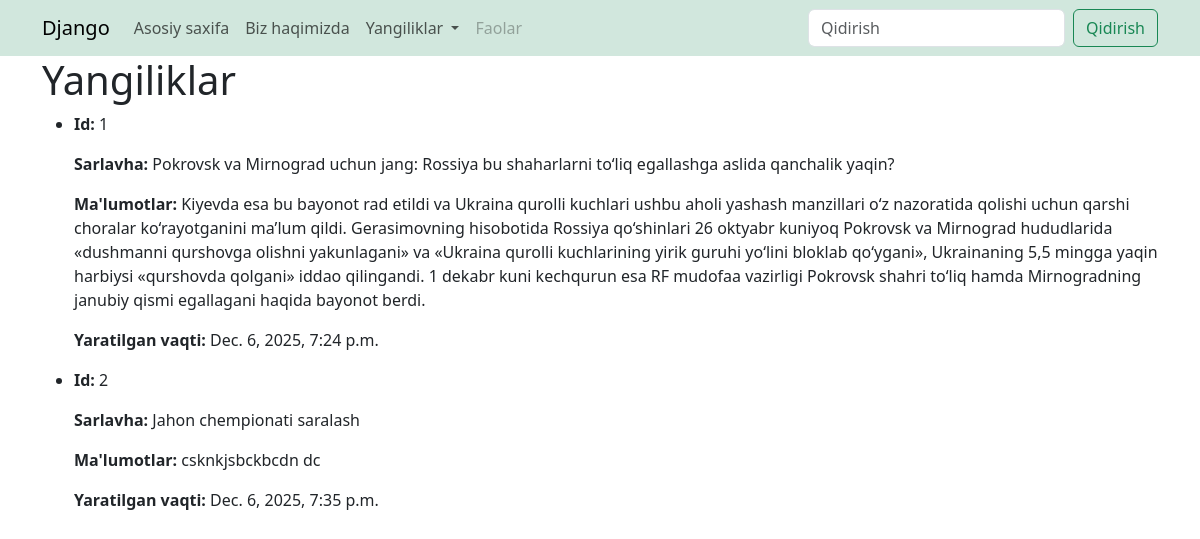
Before: / with the older database file.
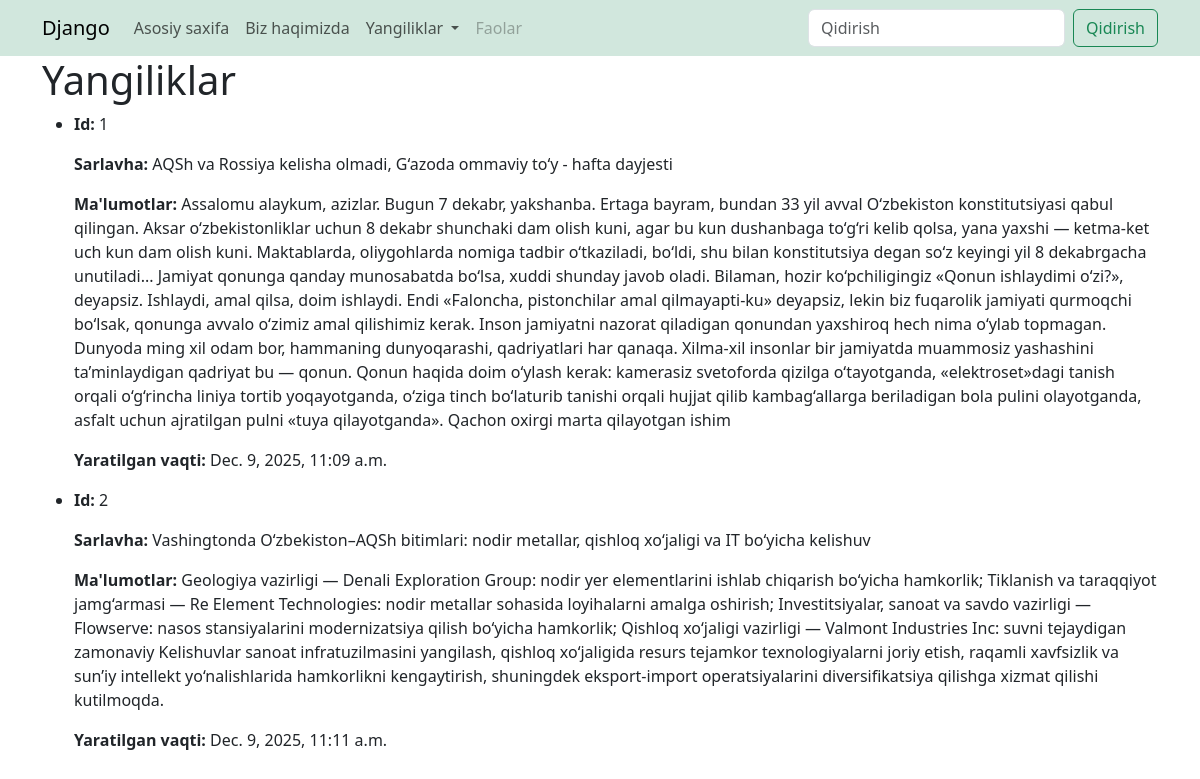
After: the same page with the newer database file.
### news/models.py (models this page shows, shortened)
class News(models.Model):
    title=models.CharField(max_length=150,verbose_name="Sarlavha")
    description=models.TextField(verbose_name="Malumotlar")
    created_at=models.DateTimeField(verbose_name="Yaratilgan vaqt",auto_now_add=True)
    updated_at=models.DateTimeField(auto_now=True,verbose_name="Yangilangan vaqt")
    photo=models.ImageField(upload_to='photos/',blank=True,null=True,verbose_name='Rasmlar')
    is_published=models.BooleanField(default=True,verbose_name="Nashr etilganlik")
    category=models.ForeignKey(Category,on_delete=models.CASCADE,verbose_name='Kategoria')
    class Meta:
        verbose_name="Yangilik"
        verbose_name_plural='Yangiliklar'

### news/views.py (the view)
# urls.py: path('',index,name='index')
def index(request):
    news=News.objects.all()
    context={
        'news':news
    }
    return render(request,'news/index.html',context=context)

### news/templates/news/index.html (shortened to what this page needs)
<!DOCTYPE html>
<html>
    <head>
        <link rel="stylesheet" href="">
        <link href="https://cdn.jsdelivr.net/npm/bootstrap@5.3.8/dist/css/bootstrap.min.css" rel="stylesheet">
    </head>
    <body>
        <nav class="navbar navbar-expand-lg bg-success-subtle">
            <div class="container">
              <a class="navbar-brand" href="{% url 'index' %}">Django</a>
              <div class="collapse navbar-collapse" id="navbarSupportedContent">
                <ul class="navbar-nav me-auto mb-2 mb-lg-0">
                  <li class="nav-item">
                    <a class="nav-link" aria-current="page" href="{% url 'index' %}">Asosiy saxifa</a>
                  </li>
                  <li class="nav-item">
                    <a class="nav-link" href="#">Biz haqimizda</a>
                  </li>
                  <li class="nav-item dropdown">
                    <a class="nav-link dropdown-toggle" href="#" role="button" data-bs-toggle="dropdown" aria-expanded="false">
                      Yangiliklar
                    </a>
                  </li>
                  <li class="nav-item">
                    <a class="nav-link disabled" aria-disabled="true">Faolar</a>
                  </li>
                </ul>
                <form class="d-flex" role="search">
                  <input class="form-control me-2" type="search" placeholder="Qidirish" aria-label="Search"/>
                  <button class="btn btn-outline-success" type="submit">Qidirish</button>
                </form>
              </div>
            </div>
          </nav>
        <main class='container'>
        <h1>Yangiliklar</h1>
        <ul>
            {% for n in news%}
            <li>
                <p><b>Id: </b>{{n.id}}</p>
                <p><b>Sarlavha: </b>{{n.title}}</p>
                <p><b>Ma'lumotlar: </b>{{n.description}}</p>
                <p><b>Yaratilgan vaqti: </b>{{n.created_at}}</p>
            </li>
            {% endfor %}
        </ul>
    </main>
    </body>
</html>

Changed rows visible on the page:
changed News id 1: title "Pokrovsk va Mirnograd uchun jang: Rossiya bu shaharlarni to‘liq egallashga aslida qanchalik yaqin?" → "AQSh va Rossiya kelisha olmadi, G‘azoda ommaviy to‘y - hafta dayjesti"; description "Kiyevda esa bu bayonot rad etildi va Ukraina qurolli kuchlari ushbu aholi yashash manzillari o‘z nazoratida qolishi uchun qarshi choralar ko‘rayotganini ma’lum qildi. Gerasimovning hisobotida Rossiya qo‘shinlari 26 oktyabr kuniyoq Pokrovsk va Mirnograd hududlarida «dushmanni qurshovga olishni yakunlagani» va «Ukraina qurolli kuchlarining yirik guruhi yo‘lini bloklab qo‘ygani», Ukrainaning 5,5 mingga yaqin harbiysi «qurshovda qolgani» iddao qilingandi. 1 dekabr kuni kechqurun esa RF mudofaa vazirligi Pokrovsk shahri to‘liq hamda Mirnogradning janubiy qismi egallagani haqida bayonot berdi." → "Assalomu alaykum, azizlar. Bugun 7 dekabr, yakshanba. Ertaga bayram, bundan 33 yil avval O‘zbekiston konstitutsiyasi qabul qilingan. Aksar o‘zbekistonliklar uchun 8 dekabr shunchaki dam olish kuni, agar bu kun dushanbaga to‘g‘ri kelib qolsa, yana yaxshi — ketma-ket uch kun dam olish kuni. Maktablarda, oliygohlarda nomiga tadbir o‘tkaziladi, bo‘ldi, shu bilan konstitutsiya degan so‘z keyingi yil 8 dekabrgacha unutiladi... Jamiyat qonunga qanday munosabatda bo‘lsa, xuddi shunday javob oladi. Bilaman, hozir ko‘pchiligingiz «Qonun ishlaydimi o‘zi?», deyapsiz. Ishlaydi, amal qilsa, doim ishlaydi. Endi «Faloncha, pistonchilar amal qilmayapti-ku» deyapsiz, lekin biz fuqarolik jamiyati qurmoqchi…"; created_at "Dec. 6, 2025, 7:24 p.m." → "Dec. 9, 2025, 11:09 a.m."
changed News id 2: title "Jahon chempionati saralash" → "Vashingtonda O‘zbekiston–AQSh bitimlari: nodir metallar, qishloq xo‘jaligi va IT bo‘yicha kelishuv"; description "csknkjsbckbcdn dc" → "Geologiya vazirligi — Denali Exploration Group: nodir yer elementlarini ishlab chiqarish bo‘yicha hamkorlik; Tiklanish va taraqqiyot jamg‘armasi — Re Element Technologies: nodir metallar sohasida loyihalarni amalga oshirish; Investitsiyalar, sanoat va savdo vazirligi — Flowserve: nasos stansiyalarini modernizatsiya qilish bo‘yicha hamkorlik; Qishloq xo‘jaligi vazirligi — Valmont Industries Inc: suvni tejaydigan zamonaviy Kelishuvlar sanoat infratuzilmasini yangilash, qishloq xo‘jaligida resurs tejamkor texnologiyalarni joriy etish, raqamli xavfsizlik va sun’iy intellekt yo‘nalishlarida hamkorlikni kengaytirish, shuningdek eksport-import operatsiyalarini diversifikatsiya qilishga xizmat…"; created_at "Dec. 6, 2025, 7:35 p.m." → "Dec. 9, 2025, 11:11 a.m."
